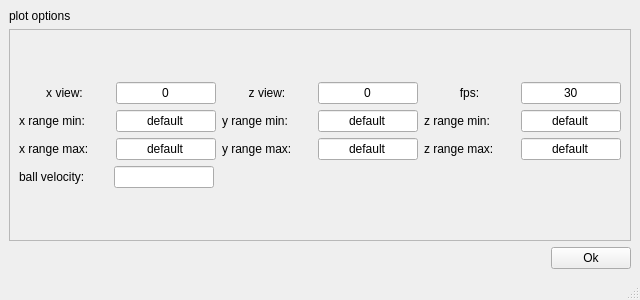
<?xml version="1.0" encoding="UTF-8"?>
<ui version="4.0">
 <class>MainWindow</class>
 <widget class="QMainWindow" name="MainWindow">
  <property name="geometry">
   <rect>
    <x>0</x>
    <y>0</y>
    <width>640</width>
    <height>300</height>
   </rect>
  </property>
  <property name="minimumSize">
   <size>
    <width>640</width>
    <height>300</height>
   </size>
  </property>
  <property name="windowTitle">
   <string>MainWindow</string>
  </property>
  <property name="layoutDirection">
   <enum>Qt::LeftToRight</enum>
  </property>
  <widget class="QWidget" name="centralwidget">
   <layout class="QGridLayout" name="gridLayout_2">
    <item row="0" column="0">
     <widget class="QLabel" name="label_2">
      <property name="text">
       <string>plot options</string>
      </property>
     </widget>
    </item>
    <item row="1" column="0">
     <layout class="QVBoxLayout" name="verticalLayout_2">
      <item>
       <widget class="QScrollArea" name="sss">
        <property name="maximumSize">
         <size>
          <width>999</width>
          <height>16777215</height>
         </size>
        </property>
        <property name="widgetResizable">
         <bool>true</bool>
        </property>
        <widget class="QWidget" name="scrollAreaWidgetContents">
         <property name="geometry">
          <rect>
           <x>0</x>
           <y>0</y>
           <width>618</width>
           <height>178</height>
          </rect>
         </property>
         <layout class="QGridLayout" name="gridLayout">
          <item row="0" column="0">
           <layout class="QVBoxLayout" name="verticalLayout">
            <item>
             <layout class="QHBoxLayout" name="horizontalLayout_2">
              <item>
               <widget class="QLabel" name="label_9">
                <property name="minimumSize">
                 <size>
                  <width>86</width>
                  <height>0</height>
                 </size>
                </property>
                <property name="maximumSize">
                 <size>
                  <width>100</width>
                  <height>16777215</height>
                 </size>
                </property>
                <property name="text">
                 <string>x view:</string>
                </property>
                <property name="alignment">
                 <set>Qt::AlignCenter</set>
                </property>
               </widget>
              </item>
              <item>
               <widget class="QLineEdit" name="lineEdit_7">
                <property name="minimumSize">
                 <size>
                  <width>100</width>
                  <height>0</height>
                 </size>
                </property>
                <property name="maximumSize">
                 <size>
                  <width>100</width>
                  <height>16777215</height>
                 </size>
                </property>
                <property name="text">
                 <string>0</string>
                </property>
                <property name="alignment">
                 <set>Qt::AlignCenter</set>
                </property>
               </widget>
              </item>
              <item>
               <widget class="QLabel" name="label_10">
                <property name="minimumSize">
                 <size>
                  <width>86</width>
                  <height>0</height>
                 </size>
                </property>
                <property name="maximumSize">
                 <size>
                  <width>100</width>
                  <height>16777215</height>
                 </size>
                </property>
                <property name="text">
                 <string>z view:</string>
                </property>
                <property name="alignment">
                 <set>Qt::AlignCenter</set>
                </property>
               </widget>
              </item>
              <item>
               <widget class="QLineEdit" name="lineEdit_8">
                <property name="minimumSize">
                 <size>
                  <width>100</width>
                  <height>0</height>
                 </size>
                </property>
                <property name="maximumSize">
                 <size>
                  <width>100</width>
                  <height>16777215</height>
                 </size>
                </property>
                <property name="text">
                 <string>0</string>
                </property>
                <property name="alignment">
                 <set>Qt::AlignCenter</set>
                </property>
               </widget>
              </item>
              <item>
               <widget class="QLabel" name="label_11">
                <property name="minimumSize">
                 <size>
                  <width>86</width>
                  <height>0</height>
                 </size>
                </property>
                <property name="maximumSize">
                 <size>
                  <width>100</width>
                  <height>16777215</height>
                 </size>
                </property>
                <property name="text">
                 <string>fps:</string>
                </property>
                <property name="alignment">
                 <set>Qt::AlignCenter</set>
                </property>
               </widget>
              </item>
              <item>
               <widget class="QLineEdit" name="lineEdit_9">
                <property name="minimumSize">
                 <size>
                  <width>100</width>
                  <height>0</height>
                 </size>
                </property>
                <property name="maximumSize">
                 <size>
                  <width>100</width>
                  <height>16777215</height>
                 </size>
                </property>
                <property name="text">
                 <string>30</string>
                </property>
                <property name="alignment">
                 <set>Qt::AlignCenter</set>
                </property>
               </widget>
              </item>
             </layout>
            </item>
            <item>
             <layout class="QHBoxLayout" name="horizontalLayout_4">
              <item>
               <widget class="QLabel" name="label_3">
                <property name="maximumSize">
                 <size>
                  <width>100</width>
                  <height>16777215</height>
                 </size>
                </property>
                <property name="text">
                 <string>x range min:</string>
                </property>
               </widget>
              </item>
              <item>
               <widget class="QLineEdit" name="lineEdit">
                <property name="maximumSize">
                 <size>
                  <width>100</width>
                  <height>16777215</height>
                 </size>
                </property>
                <property name="text">
                 <string>default</string>
                </property>
                <property name="alignment">
                 <set>Qt::AlignCenter</set>
                </property>
               </widget>
              </item>
              <item>
               <widget class="QLabel" name="label_5">
                <property name="text">
                 <string>y range min:</string>
                </property>
               </widget>
              </item>
              <item>
               <widget class="QLineEdit" name="lineEdit_3">
                <property name="maximumSize">
                 <size>
                  <width>100</width>
                  <height>16777215</height>
                 </size>
                </property>
                <property name="text">
                 <string>default</string>
                </property>
                <property name="alignment">
                 <set>Qt::AlignCenter</set>
                </property>
               </widget>
              </item>
              <item>
               <widget class="QLabel" name="label_8">
                <property name="text">
                 <string>z range min:</string>
                </property>
               </widget>
              </item>
              <item>
               <widget class="QLineEdit" name="lineEdit_6">
                <property name="maximumSize">
                 <size>
                  <width>100</width>
                  <height>16777215</height>
                 </size>
                </property>
                <property name="text">
                 <string>default</string>
                </property>
                <property name="alignment">
                 <set>Qt::AlignCenter</set>
                </property>
               </widget>
              </item>
             </layout>
            </item>
            <item>
             <layout class="QHBoxLayout" name="horizontalLayout_5">
              <item>
               <widget class="QLabel" name="label_4">
                <property name="maximumSize">
                 <size>
                  <width>100</width>
                  <height>16777215</height>
                 </size>
                </property>
                <property name="text">
                 <string>x range max:</string>
                </property>
               </widget>
              </item>
              <item>
               <widget class="QLineEdit" name="lineEdit_2">
                <property name="maximumSize">
                 <size>
                  <width>100</width>
                  <height>16777215</height>
                 </size>
                </property>
                <property name="text">
                 <string>default</string>
                </property>
                <property name="alignment">
                 <set>Qt::AlignCenter</set>
                </property>
               </widget>
              </item>
              <item>
               <widget class="QLabel" name="label_6">
                <property name="text">
                 <string>y range max:</string>
                </property>
               </widget>
              </item>
              <item>
               <widget class="QLineEdit" name="lineEdit_4">
                <property name="maximumSize">
                 <size>
                  <width>100</width>
                  <height>16777215</height>
                 </size>
                </property>
                <property name="text">
                 <string>default</string>
                </property>
                <property name="alignment">
                 <set>Qt::AlignCenter</set>
                </property>
               </widget>
              </item>
              <item>
               <widget class="QLabel" name="label_7">
                <property name="text">
                 <string>z range max:</string>
                </property>
               </widget>
              </item>
              <item>
               <widget class="QLineEdit" name="lineEdit_5">
                <property name="maximumSize">
                 <size>
                  <width>100</width>
                  <height>16777215</height>
                 </size>
                </property>
                <property name="text">
                 <string>default</string>
                </property>
                <property name="alignment">
                 <set>Qt::AlignCenter</set>
                </property>
               </widget>
              </item>
             </layout>
            </item>
            <item>
             <layout class="QHBoxLayout" name="horizontalLayout">
              <item>
               <widget class="QLabel" name="label_12">
                <property name="minimumSize">
                 <size>
                  <width>89</width>
                  <height>0</height>
                 </size>
                </property>
                <property name="maximumSize">
                 <size>
                  <width>100</width>
                  <height>16777215</height>
                 </size>
                </property>
                <property name="text">
                 <string>ball velocity:</string>
                </property>
               </widget>
              </item>
              <item>
               <widget class="QLineEdit" name="lineEdit_10">
                <property name="maximumSize">
                 <size>
                  <width>100</width>
                  <height>16777215</height>
                 </size>
                </property>
                <property name="text">
                 <string/>
                </property>
                <property name="alignment">
                 <set>Qt::AlignCenter</set>
                </property>
               </widget>
              </item>
              <item>
               <spacer name="horizontalSpacer_2">
                <property name="orientation">
                 <enum>Qt::Horizontal</enum>
                </property>
                <property name="sizeHint" stdset="0">
                 <size>
                  <width>40</width>
                  <height>20</height>
                 </size>
                </property>
               </spacer>
              </item>
             </layout>
            </item>
           </layout>
          </item>
         </layout>
        </widget>
       </widget>
      </item>
      <item>
       <layout class="QHBoxLayout" name="horizontalLayout_3">
        <item>
         <spacer name="horizontalSpacer">
          <property name="orientation">
           <enum>Qt::Horizontal</enum>
          </property>
          <property name="sizeHint" stdset="0">
           <size>
            <width>37</width>
            <height>17</height>
           </size>
          </property>
         </spacer>
        </item>
        <item>
         <widget class="QPushButton" name="pushButton">
          <property name="maximumSize">
           <size>
            <width>90</width>
            <height>1677725</height>
           </size>
          </property>
          <property name="text">
           <string>Ok</string>
          </property>
         </widget>
        </item>
       </layout>
      </item>
     </layout>
    </item>
   </layout>
  </widget>
  <widget class="QMenuBar" name="menubar">
   <property name="geometry">
    <rect>
     <x>0</x>
     <y>0</y>
     <width>640</width>
     <height>22</height>
    </rect>
   </property>
  </widget>
  <widget class="QStatusBar" name="statusbar"/>
 </widget>
 <resources/>
 <connections>
  <connection>
   <sender>pushButton</sender>
   <signal>clicked(bool)</signal>
   <receiver>MainWindow</receiver>
   <slot>close()</slot>
   <hints>
    <hint type="sourcelabel">
     <x>628</x>
     <y>266</y>
    </hint>
    <hint type="destinationlabel">
     <x>428</x>
     <y>296</y>
    </hint>
   </hints>
  </connection>
 </connections>
</ui>
